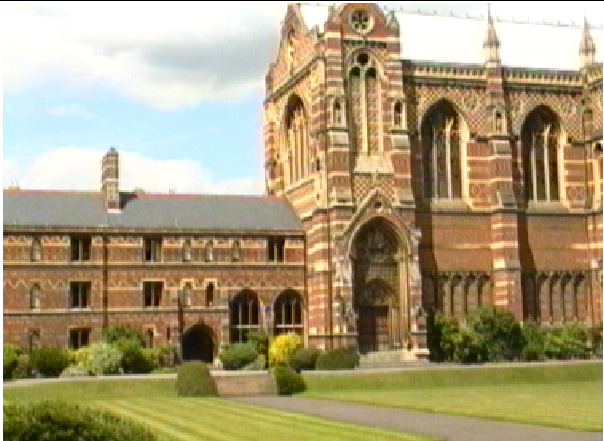
%> input picture panoramaClassicWithGradientDescnet/img/im1.png, 604 x 441 px
$ octave calibrate.m   (GNU Octave 9; MATLAB toolbox functions it lacks are replaced by stand-ins)
%> lines starting %> are read from the running program, lines starting %| are printed output that depends on the picture; in (x1, y1, x2, y2) boxes, pixels count from 0 and x2, y2 are one past the last pixel; in counts of white or black regions, pixels touching at a corner belong together; the program's own positions count from 1
### panoramaClassicWithGradientDescnet/src/markPt.m
function [ imOut ] = markPt( im, pos, colorName, ptSize )
%-----------------------------------------
%   Marks image %[im] at position %[pos]
%   with color $[color]
%-----------------------------------------
%   im      --> 3D  any size     length, width, color
%   pos     --> 1D  2 positions     X, Y
%   color   --> 1D  3 positions  R, G, B
%   size    --> 1   constant
%-----------------------------------------

if nargin<4
    ptSize=10;
end

if strcmp(colorName, 'blue')
    color = [0, 0, 255];
elseif strcmp(colorName, 'red')
    color = [255, 0, 0];
elseif strcmp(colorName, 'green')
    color = [0, 255, 0];
end

imOut = im;
imSize = size(im);
for pt = 1:length(pos)
    for i = -ptSize/2:ptSize/2
        for j = -ptSize/2:ptSize/2
            if ( pos(pt,1)+i <= 0 || pos(pt,2)+j <= 0 || pos(pt,1)+i > imSize(1) || pos(pt,2)+j > imSize(2) )
                fprintf(' > Error in marking points: %d, %d\n', pos(1), pos(2));
                continue;
            end

            imOut(pos(pt,1)+i, pos(pt,2)+j,:) = color;
        end
    end
end

end

### panoramaClassicWithGradientDescnet/src/projMatrix.m
function [ H_ab, H_ba ] = projMatrix( pt_a, pt_b )
%projMatrix Evaluates forward and backward projection
%           Matrix for given points.


eqMat = zeros(2*length(pt_b),9);

for i = 1 : length(pt_b)
    eqMat(2*i-1,4:6) = -1.*[pt_b(i,:) 1];
    eqMat(2*i-1,7:9) = pt_a(i,2).*[pt_b(i,:) 1];
    eqMat(2*i,1:3) = [pt_b(i,:) 1];
    eqMat(2*i,7:9) = -pt_a(i,1).*[pt_b(i,:) 1];
end

[~,S,V] = svd(eqMat);

nullNum = 0;
for i = 1 : min(size(S))
   if (round(S(i,i),0)==0)
       nullNum = i;
       break;
   end
end

if ~nullNum
    fprintf('Cannot determine nullspace from SVD.\n\r');
else
    fprintf('The null space is %d column of V*\n\r', nullNum);
end

nullSpace = V(:,nullNum);

H_ba = vec2mat(nullSpace,3);
H_ab = inv(H_ba);

end

### panoramaClassicWithGradientDescnet/src/mapPt.m
function [ ptOut ] = mapPt( H, pt )
%mapPt Maps Points to the required proejction plane.
ptOut = zeros(length(pt),2);

for i = 1:length(pt)
    tmp0 = H*[pt(i,:) 1]';
    tmp0 = tmp0./tmp0(3);
    ptOut(i,:) = round([tmp0(1) tmp0(2)]);
end

### panoramaClassicWithGradientDescnet/src/calibrate.m
%----------------------------
%   Find projection matrix
%----------------------------

im_0 = imread('C:\Users\Muhammad Usman\Documents\S7\Vision\panorama\im1.png');
%> im_0 is the input picture: size 441x604x3 uint8; mean R, G, B 169.7, 155.3, 120.6
im_1 = imread('C:\Users\Muhammad Usman\Documents\S7\Vision\panorama\im2.png');
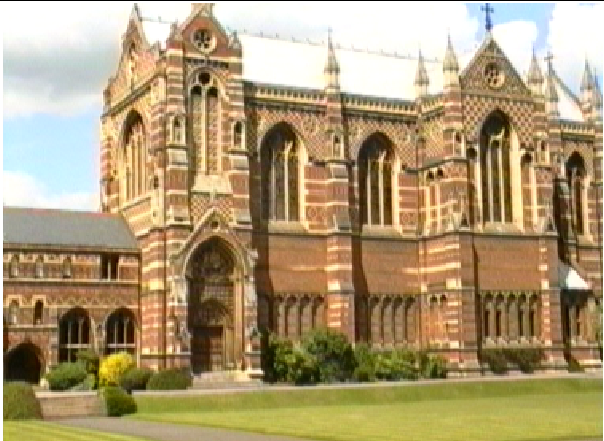
%> input picture panoramaClassicWithGradientDescnet/img/im2.png, 604 x 441 px
%> im_1 is the input picture: size 441x604x3 uint8; mean R, G, B 173.1, 153.8, 116.7

%----------------------------
%   Mapped Points
%----------------------------

cornerPts = [1 1; 441 1; 441 604; 1 604];

mapPts_0 = [323 204; 397 220; 324 522; 56 364; 196 284; 139 570; 17 585; 211 501; 391 306; 204 381; 355 430; 9 489; 24 360];
mapPts_1 = [342 30; 419 43; 346 354; 74  205; 212 120; 166 403; 50 420; 234 336; 412 137; 223 218; 375 264; 28 329; 43 202];


%----------------------------
%   Mark mapped points
%----------------------------

imPts_0 = markPt(im_0, mapPts_0, 'blue');
%> after the loop in markPt, `for pt = 1:length(pos)`:
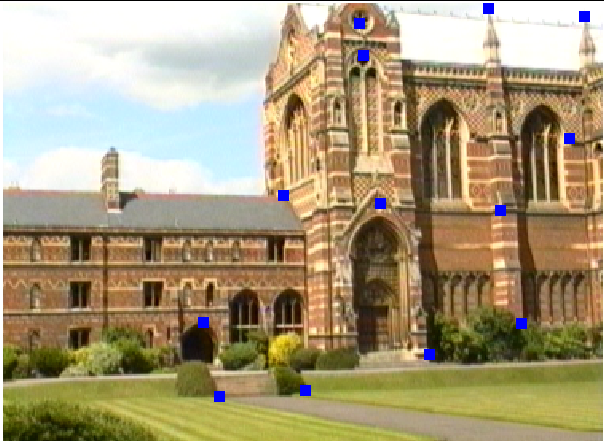
%> imOut: size 441x604x3 uint8; 0.59% of pixels changed, all inside (x1, y1, x2, y2) = (198, 3, 590, 402)
imPts_1 = markPt(im_1, mapPts_1, 'blue');
%> call 2 of markPt, with colorName = 'blue'
%> after the loop in markPt (call 2), `for pt = 1:length(pos)`:
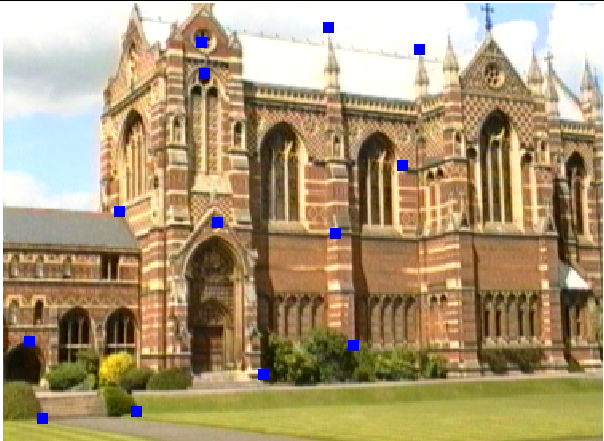
%> imOut: size 441x604x3 uint8; 0.59% of pixels changed, all inside (x1, y1, x2, y2) = (24, 22, 425, 424)

subplot(2,2,1);
imshow(imPts_0);
subplot(2,2,2);
imshow(imPts_1);


%----------------------------
%   Find projection matrix
%----------------------------


[H_01, H_10] = projMatrix(mapPts_0, mapPts_1);

%----------------------------
%   Map and view points
%----------------------------


mapPts_10 = mapPt(H_10, mapPts_1);
mapPts_01 = mapPt(H_01, mapPts_0);

imPtsProj_10 = markPt(im_0, mapPts_10, 'red');
%> call 3 of markPt, with colorName = 'red'
%> the loop in markPt (call 3), `for pt = 1:length(pos)` made 13 passes
%| The null space is 9 column of V*
%|  > Error in marking points: 323, 397
%|  > Error in marking points: 323, 397
%|  > Error in marking points: 323, 397
%|  > Error in marking points: 323, 397
%|  > Error in marking points: 323, 397
%|  > Error in marking points: 323, 397
%|  > Error in marking points: 323, 397
%|  > Error in marking points: 323, 397
%|  > Error in marking points: 323, 397
%> (further printed lines are left out)
%> after the loop in markPt (call 3), `for pt = 1:length(pos)`:
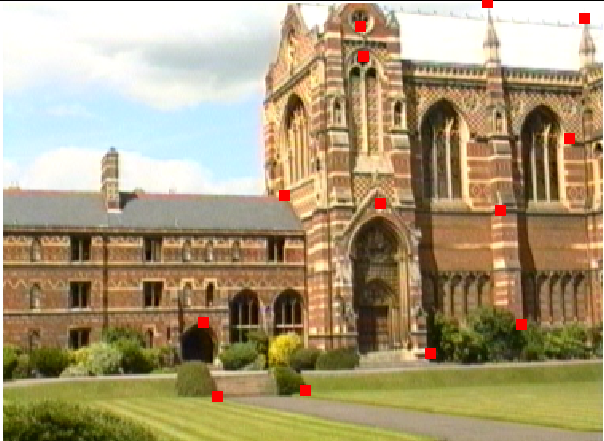
%> imOut: size 441x604x3 uint8; 0.58% of pixels changed, all inside (x1, y1, x2, y2) = (198, 0, 590, 402)
imPtsProj_01 = markPt(im_1, mapPts_01, 'red');
%> call 4 of markPt, with colorName = 'red'
%> after the loop in markPt (call 4), `for pt = 1:length(pos)`:
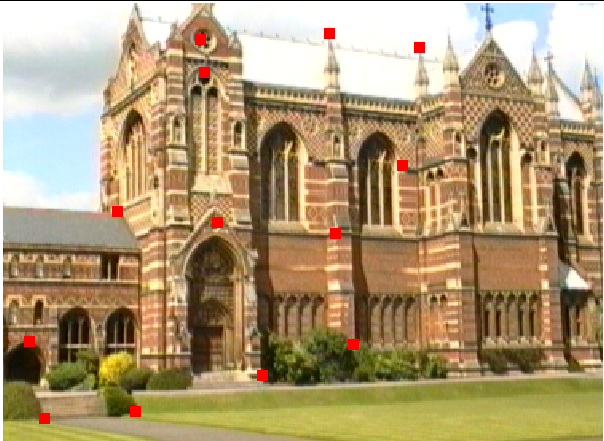
%> imOut: size 441x604x3 uint8; 0.59% of pixels changed, all inside (x1, y1, x2, y2) = (24, 28, 425, 424)

subplot(2,2,3);
imshow(imPtsProj_10);
subplot(2,2,4);
imshow(imPtsProj_01);
